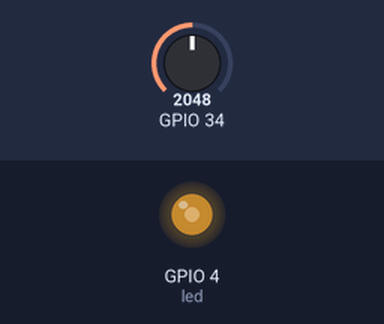
Bench run of a program on a simulated ESP32 board running MicroPython. Shown: output pins drawn as LEDs (lit = HIGH). Inputs (shaded band) come from the test bench; at power-on: GPIO 34 = 2048 (analog values on the 0–4095 scale).

Above: at 1.2 s.
1.3 s: GPIO 34 set to 2866
At 2.1 s:
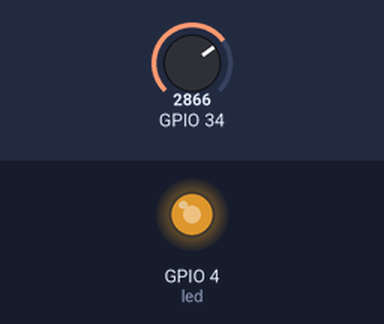
2.8 s: GPIO 34 set to 3603
At 3.3 s:
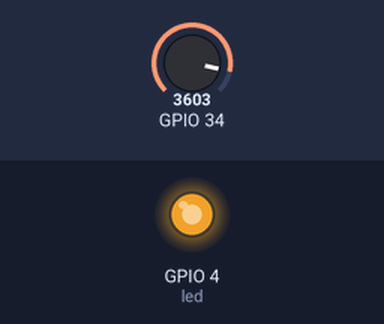
4.3 s: GPIO 34 set to 491
At 5.5 s:
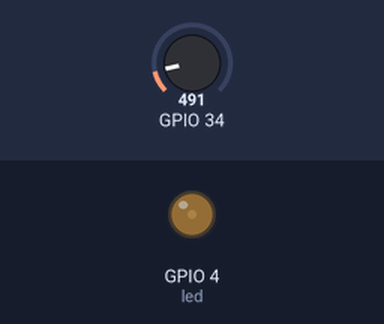
5.8 s: GPIO 34 set to 0
At 6.7 s:
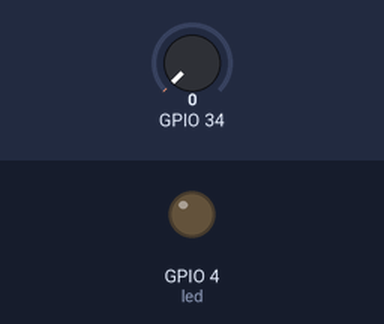
7.3 s: GPIO 34 set to 2047
At 7.9 s:
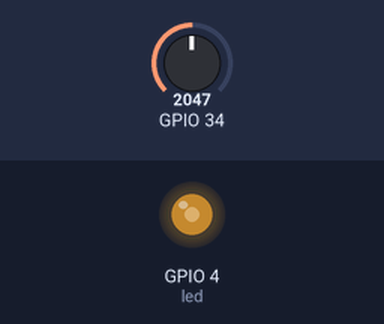
Timing chart, 0 to 9.8 s (numbered marks = the images above; inputs shaded):
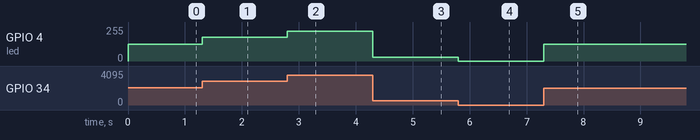

The program:

potenciometro_led.py
```python
from machine import Pin, ADC ,PWM
from time import sleep

class Potenciometro():
    def __init__(self,adc_pin):
        self.pot = ADC(Pin(adc_pin))
        self.pot.atten(ADC.ATTN_11DB)
        self.pot.width(ADC.WIDTH_12BIT)

    def Read_volts(self):
        raw = self.pot.read()
        voltage = raw * (3.3 / 4095)
        return voltage

potenciometro = Potenciometro(34)
led = PWM(Pin(4))
led.freq(90)
while True:
    voltage = potenciometro.Read_volts()
    three_simple = int((voltage*1023)/3.3)# 3.3 or 4095
    led.duty(three_simple)
```

Measured:
- after the input at 1.3 s, GPIO 4 (led): 127/255 → 178/255 at once
- after the input at 2.8 s, GPIO 4 (led): 178/255 → 224/255 at once
- after the input at 4.3 s, GPIO 4 (led): 224/255 → 30/255 at once
- after the input at 5.8 s, GPIO 4 (led): 30/255 → 0/255 at once
- after the input at 7.3 s, GPIO 4 (led): 0/255 → 127/255 at once
